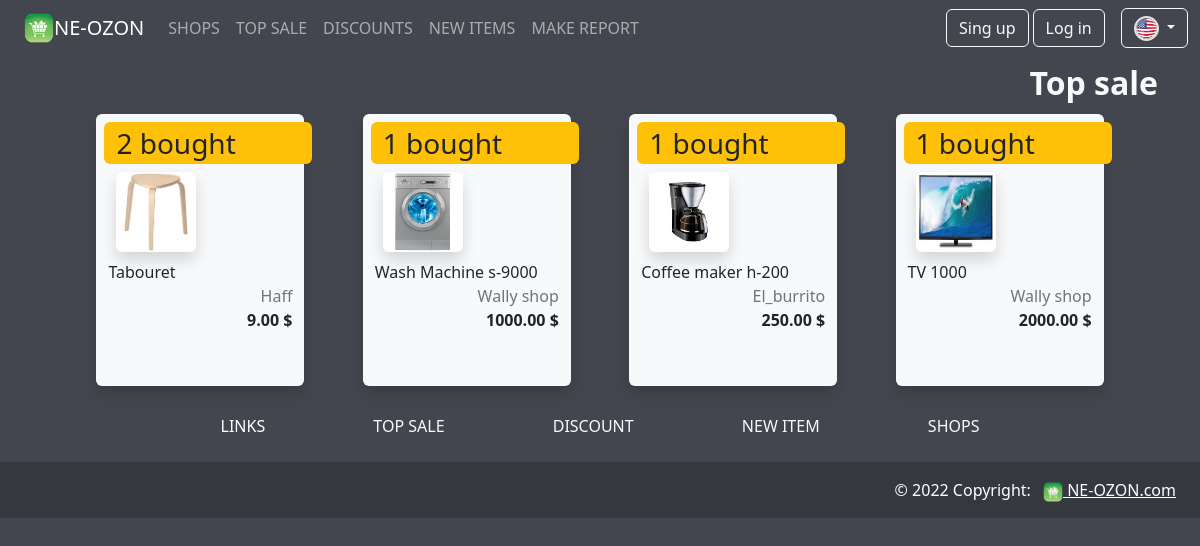
The app's page /top_sale/ with its own data.
### app_shop/models.py (models this page shows, shortened)
class RepostList(models.Model):
    item = models.ForeignKey('Item', on_delete=models.CASCADE, verbose_name=_('item'))
    quantity = models.PositiveIntegerField(default=0, verbose_name=_('quantity item'))
    class Meta:
        db_table = 'app_report_list'
        ordering = ('quantity',)
        verbose_name = _('Sale report')
        verbose_name_plural = _('Sale reports')

class Item(models.Model):
    default_errors = {
        'required': _('This field is required'),
        'invalid': _('Please enter a valid value')
    }
    name = models.CharField(
        max_length=100,
        db_index=True,
        error_messages=default_errors,
        verbose_name=_('item title')
    )
    slug = models.SlugField(
        max_length=100,
        db_index=True
    )
    description = models.TextField(
        blank=True,
        error_messages=default_errors,
        verbose_name=_('item description ')
    )
    created_at = models.DateTimeField(
        auto_now_add=True,
        verbose_name=_('create date')
    )
    update_at = models.DateTimeField(
        auto_now_add=True,
        verbose_name=_('update date')
    )
    image = models.ImageField(
        upload_to='item_image/%Y/%m/%d',
        blank=True,
        null=True,
        verbose_name=_('item image')
    )
    price = models.DecimalField(
        max_digits=10,
        decimal_places=2,
        verbose_name=_('price')
    )
    discount = models.PositiveIntegerField(
        verbose_name=_('discount')
    )
    stock = models.PositiveIntegerField(
        verbose_name=_('quantity')
    )
    available = models.BooleanField(
        default=True,
        verbose_name=_('available')
    )
    category = models.ForeignKey(
        'ItemCategory',
        related_name='items',
        on_delete=models.CASCADE,
        verbose_name=_('category')
    )
    shop = models.ForeignKey(
        'Shop',
        default=None,
        on_delete=models.CASCADE,
        related_name='items',
        verbose_name=_('seller')
    )
    class Meta:
        db_table = 'app_items'
        ordering = ['name']
        verbose_name = _('item')
        verbose_name_plural = _('items')
        index_together = (('id', 'slug'),)
    def sale(self) -> float:
        """
        Функция для корректного отображения цены товара
        с учетом всех скидок в панели администратора
        :return: цена товара
        """
        return round((float(str(self.price)) * (100 - float(str(self.discount))) / 100), 2)
    sale.short_description = _('Current price')
    sale.allow_tags = True

class Shop(models.Model):
    name = models.CharField(
        max_length=100,
        verbose_name=_('Shop name')
    )
    slug = models.SlugField(
        max_length=100,
        db_index=True,
        unique=True,
        null=True
    )
    description = models.CharField(
        max_length=200,
        null=True,
        blank=True,
        verbose_name=_('Shop description')
    )
    category = models.ForeignKey(
        'ShopCategory',
        null=True,
        blank=True,
        related_name='shops',
        on_delete=models.CASCADE,
        verbose_name=_('category')
    )
    is_active = models.BooleanField(
        default=True,
        verbose_name=_('is active')
    )
    image = models.ImageField(
        upload_to=f'shop_avatar/%Y/%m/%d/',
        default='static/img/default_shop.jpg',
        blank=True,
        null=True,
        verbose_name=_('Shop avatar')
    )
    class Meta:
        db_table = 'app_shop'
        ordering = ('name',)
        verbose_name = _('Shop')
        verbose_name_plural = _('Shops')
    def __str__(self):
        return self.name

### app_shop/views.py (the view)
# urls.py: path('top_sale/', TopSaleListView.as_view(), name='top_sale'),
class TopSaleListView(ListView):
    model = RepostList
    paginate_by = 5
    template_name = 'app_shop/top_sale.html'
    context_object_name = 'tops'
    queryset = RepostList.objects.select_related('item__shop__category').filter(item__stock__gt=0).order_by('-quantity')

### app_cart/context_processors.py (called while the page is built)
def cart(request):
    return {'app_cart': Cart(request)}

### app_shop/templates/app_shop/top_sale.html (shortened to what this page needs)
{% extends "base.html" %}
{% load i18n %}
{% load static %}
{% block content %}
<div class="container">
    <div class="row ">
      <h2 class="d-flex m-1 p-1  fw-bold text-light justify-content-end">{% trans 'Top sale' %}</h2>
        <div class="col col-12">
            <div class="row d-flex justify-content-evenly">
                {% for top in tops %}
                <div class="col col-2 m-1 shadow rounded bg-light" style="width: 13rem; height:17rem">
                    <a class="text-decoration-none text-dark"
                       href="{% url 'app_shop:item_detail' shop_slug=top.item.shop.slug pk=top.item.pk %}">
                        <div class="row ">
                            <div class="col col-12  fs-3 bg-warning  rounded mt-2 ms-2">
                                {{top.quantity}} {% trans 'bought'%}
                            </div>
                            <div class="col col-7 ">
                                <img class="m-2 rounded shadow d-flex justify-content-center align-self-center"
                                     src="{% if top.item.image %} {{ top.item.image.url }}
                                             {% else %}{% static 'img/default_item.jpg' %}  {% endif %}"
                                     width="80" height="80"  alt="image">
                            </div>
                            <div class="col col-12 d-flex justify-content-start">{{ top.item.name }}</div>
                            <div class="col col-12 fw-lighter text-muted d-flex justify-content-end">
                                {{ top.item.shop }}
                            </div>
                            {% if item.discount %}
                            <div class="col col-12 fw-lighter d-flex justify-content-start align-self-end
                                        text-decoration-line-through">{{ top.item.price }} {% trans '$' %}</div>
                            <div class="col col-12 d-flex fw-bold fs-6 justify-content-end align-self-end">
                                {{ top.item.get_sale_price }} {% trans '$' %}</div>
                            {% else %}
                            <div class="col col-12 fw-bold  fs-6 d-flex justify-content-end align-self-end">
                                {{top.item.price}} {% trans '$' %}</div>
                            {% endif %}
                        </div>
                    </a>
                </div>
                {% endfor %}
            </div>
        </div>
    </div>
</div>
{% endblock content %}

### records on screen
RepostList: quantity "2", item.image (picture), item.name "Tabouret", item.shop "Haff", item.price "9.00"
RepostList: quantity "1", item.image (picture), item.name "Wash Machine s-9000", item.shop "Wally shop", item.price "1000.00"
RepostList: quantity "1", item.image (picture), item.name "Coffee maker h-200", item.shop "El_burrito", item.price "250.00"
RepostList: quantity "1", item.image (picture), item.name "TV 1000", item.shop "Wally shop", item.price "2000.00"
